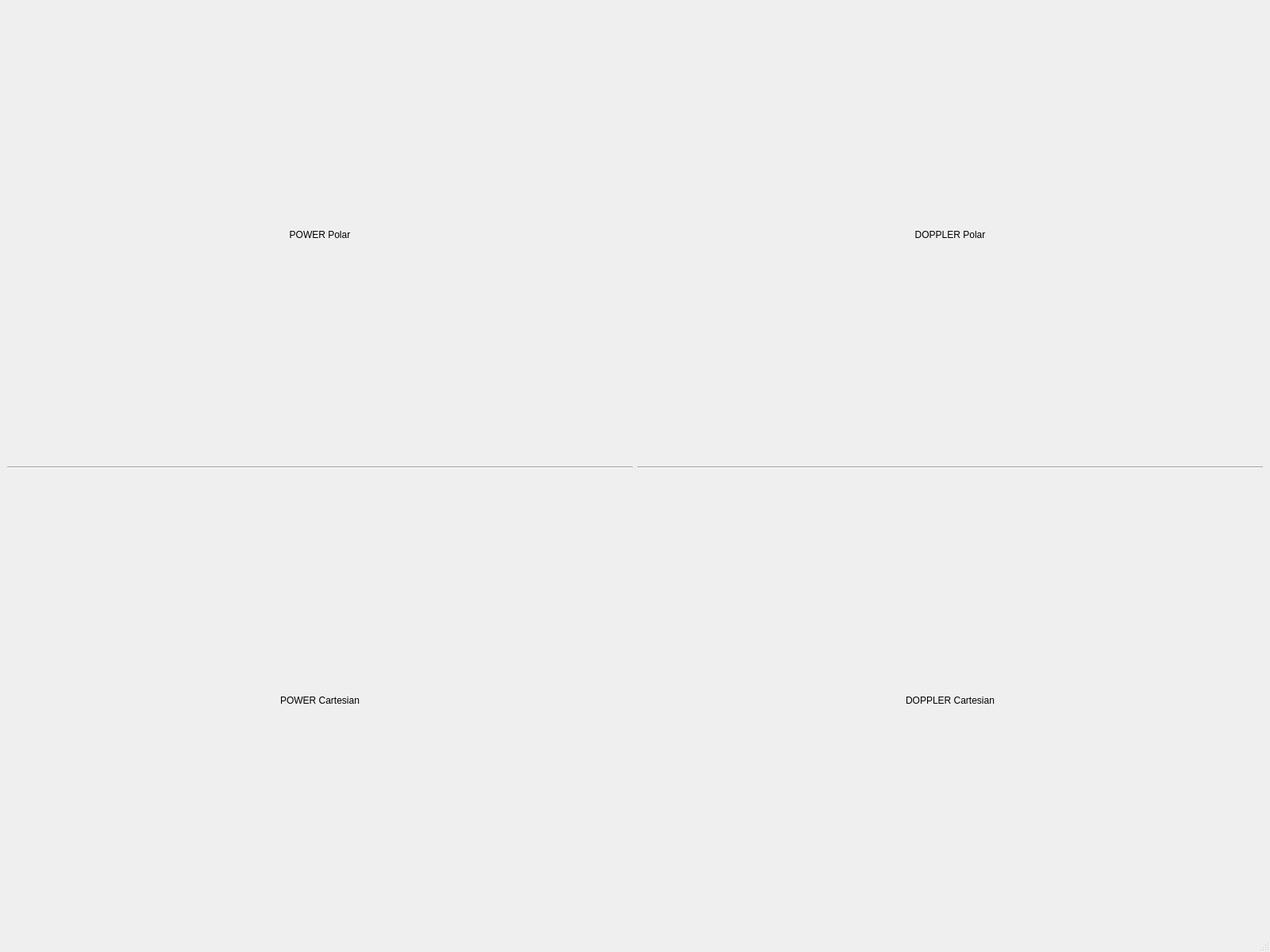
<?xml version="1.0" encoding="UTF-8"?>
<ui version="4.0">
 <class>RfImage</class>
 <widget class="QMainWindow" name="RfImage">
  <property name="geometry">
   <rect>
    <x>0</x>
    <y>0</y>
    <width>1600</width>
    <height>1200</height>
   </rect>
  </property>
  <property name="windowTitle">
   <string>RfImage</string>
  </property>
  <widget class="QWidget" name="centralwidget">
   <layout class="QGridLayout" name="gridLayout">
    <item row="0" column="0">
     <layout class="QVBoxLayout" name="verticalLayout">
      <item>
       <layout class="QHBoxLayout" name="horizontalLayout_2"/>
      </item>
     </layout>
    </item>
    <item row="1" column="0">
     <layout class="QGridLayout" name="gridLayout_2">
      <item row="4" column="0">
       <layout class="QGridLayout" name="gridLayout_5"/>
      </item>
      <item row="0" column="1">
       <widget class="QLabel" name="label_2">
        <property name="text">
         <string>DOPPLER Polar</string>
        </property>
        <property name="alignment">
         <set>Qt::AlignCenter</set>
        </property>
       </widget>
      </item>
      <item row="4" column="1">
       <layout class="QGridLayout" name="gridLayout_6"/>
      </item>
      <item row="1" column="1">
       <layout class="QGridLayout" name="gridLayout_4"/>
      </item>
      <item row="1" column="0">
       <layout class="QGridLayout" name="gridLayout_3"/>
      </item>
      <item row="0" column="0">
       <widget class="QLabel" name="label">
        <property name="text">
         <string>POWER Polar</string>
        </property>
        <property name="alignment">
         <set>Qt::AlignCenter</set>
        </property>
       </widget>
      </item>
      <item row="3" column="1">
       <widget class="QLabel" name="label_4">
        <property name="text">
         <string>DOPPLER Cartesian</string>
        </property>
        <property name="alignment">
         <set>Qt::AlignCenter</set>
        </property>
       </widget>
      </item>
      <item row="3" column="0">
       <widget class="QLabel" name="label_3">
        <property name="text">
         <string>POWER Cartesian</string>
        </property>
        <property name="alignment">
         <set>Qt::AlignCenter</set>
        </property>
       </widget>
      </item>
      <item row="2" column="0">
       <widget class="Line" name="line">
        <property name="orientation">
         <enum>Qt::Horizontal</enum>
        </property>
       </widget>
      </item>
      <item row="2" column="1">
       <widget class="Line" name="line_2">
        <property name="orientation">
         <enum>Qt::Horizontal</enum>
        </property>
       </widget>
      </item>
     </layout>
    </item>
   </layout>
  </widget>
  <widget class="QMenuBar" name="menubar">
   <property name="geometry">
    <rect>
     <x>0</x>
     <y>0</y>
     <width>1600</width>
     <height>20</height>
    </rect>
   </property>
  </widget>
  <widget class="QStatusBar" name="statusbar"/>
 </widget>
 <resources/>
 <connections/>
</ui>
